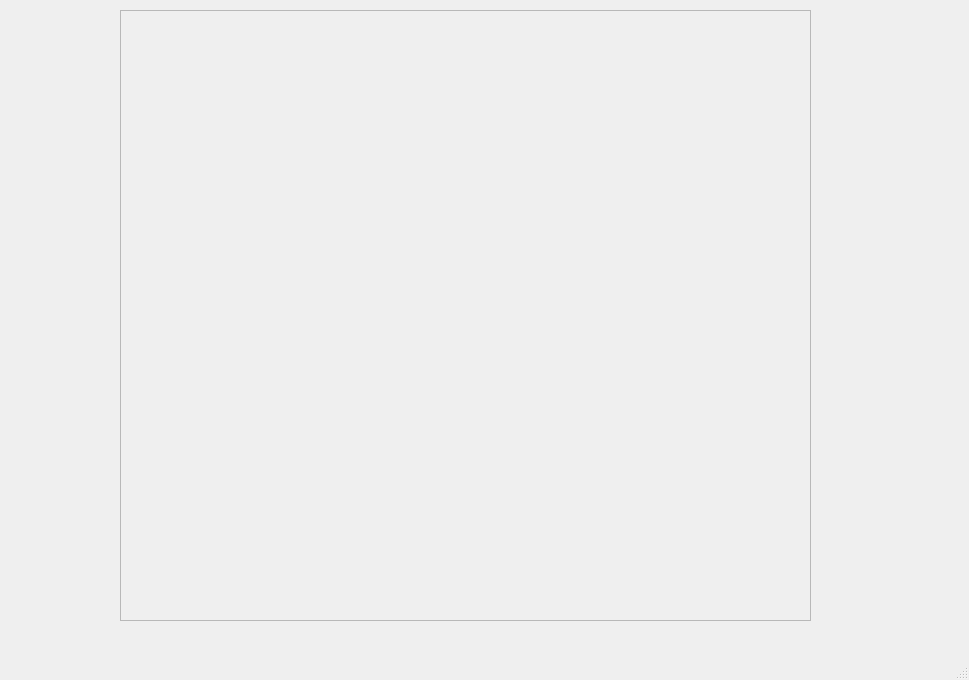
<?xml version="1.0" encoding="UTF-8"?>
<ui version="4.0">
 <class>MainWindow</class>
 <widget class="QMainWindow" name="MainWindow">
  <property name="geometry">
   <rect>
    <x>0</x>
    <y>0</y>
    <width>969</width>
    <height>680</height>
   </rect>
  </property>
  <property name="windowTitle">
   <string>MainWindow</string>
  </property>
  <widget class="QWidget" name="centralwidget">
   <widget class="ScrollArea" name="ScrollArea">
    <property name="geometry">
     <rect>
      <x>120</x>
      <y>10</y>
      <width>691</width>
      <height>611</height>
     </rect>
    </property>
    <property name="verticalScrollBarPolicy">
     <enum>Qt::ScrollBarAlwaysOff</enum>
    </property>
    <property name="horizontalScrollBarPolicy">
     <enum>Qt::ScrollBarAlwaysOff</enum>
    </property>
    <property name="widgetResizable">
     <bool>false</bool>
    </property>
    <widget class="QWidget" name="scrollAreaWidgetContents">
     <property name="geometry">
      <rect>
       <x>0</x>
       <y>0</y>
       <width>1000</width>
       <height>1000</height>
      </rect>
     </property>
     <property name="minimumSize">
      <size>
       <width>1000</width>
       <height>1000</height>
      </size>
     </property>
     <widget class="CardWidget" name="CardWidget1">
      <property name="geometry">
       <rect>
        <x>70</x>
        <y>40</y>
        <width>731</width>
        <height>51</height>
       </rect>
      </property>
     </widget>
     <widget class="CardWidget" name="CardWidget1_2">
      <property name="geometry">
       <rect>
        <x>70</x>
        <y>110</y>
        <width>731</width>
        <height>51</height>
       </rect>
      </property>
     </widget>
     <widget class="CardWidget" name="CardWidget1_3">
      <property name="geometry">
       <rect>
        <x>70</x>
        <y>180</y>
        <width>731</width>
        <height>51</height>
       </rect>
      </property>
     </widget>
     <widget class="CardWidget" name="CardWidget1_4">
      <property name="geometry">
       <rect>
        <x>70</x>
        <y>250</y>
        <width>731</width>
        <height>51</height>
       </rect>
      </property>
     </widget>
     <widget class="CardWidget" name="CardWidget1_5">
      <property name="geometry">
       <rect>
        <x>70</x>
        <y>320</y>
        <width>731</width>
        <height>51</height>
       </rect>
      </property>
     </widget>
     <widget class="CardWidget" name="CardWidget1_6">
      <property name="geometry">
       <rect>
        <x>70</x>
        <y>390</y>
        <width>731</width>
        <height>51</height>
       </rect>
      </property>
     </widget>
     <widget class="CardWidget" name="CardWidget1_7">
      <property name="geometry">
       <rect>
        <x>70</x>
        <y>450</y>
        <width>731</width>
        <height>51</height>
       </rect>
      </property>
     </widget>
     <widget class="CardWidget" name="CardWidget1_8">
      <property name="geometry">
       <rect>
        <x>70</x>
        <y>520</y>
        <width>731</width>
        <height>51</height>
       </rect>
      </property>
     </widget>
    </widget>
   </widget>
  </widget>
  <widget class="QMenuBar" name="menubar">
   <property name="geometry">
    <rect>
     <x>0</x>
     <y>0</y>
     <width>969</width>
     <height>23</height>
    </rect>
   </property>
  </widget>
  <widget class="QStatusBar" name="statusbar"/>
 </widget>
 <customwidgets>
  <customwidget>
   <class>CardWidget</class>
   <extends>QFrame</extends>
   <header>qfluentwidgets</header>
   <container>1</container>
  </customwidget>
  <customwidget>
   <class>ScrollArea</class>
   <extends>QScrollArea</extends>
   <header>qfluentwidgets</header>
   <container>1</container>
  </customwidget>
 </customwidgets>
 <resources/>
 <connections/>
</ui>
